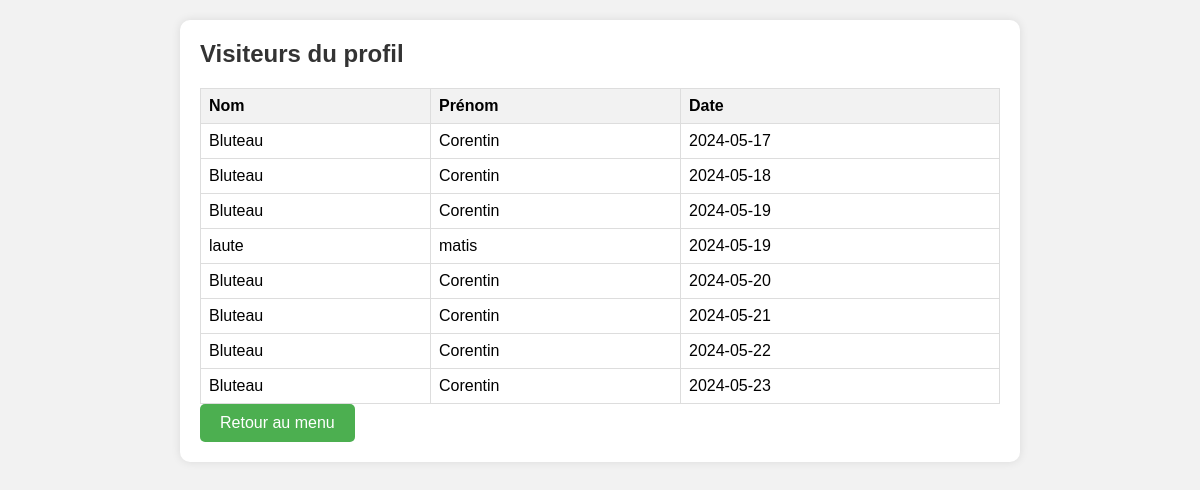
Page /consultation.php?user_id=3 on the committed database.
### tables this page shows
CREATE TABLE `consultation` (
  `id` varchar(255) NOT NULL,
  `consult` int(11) NOT NULL,
  `jour` date NOT NULL,
  `idvew` varchar(255) NOT NULL
);

CREATE TABLE `utilisateur` (
  `id` int(11) NOT NULL,
  `Nom` varchar(255) NOT NULL,
  `Prenom` varchar(255) NOT NULL,
  `age` int(11) NOT NULL,
  `mail` varchar(255) NOT NULL,
  `password` varchar(255) NOT NULL,
  `vua` int(2) NOT NULL DEFAULT 0,
  `des` text DEFAULT NULL,
  `acts` text DEFAULT NULL,
  `gif1` varchar(255) DEFAULT NULL,
  `gif2` varchar(255) DEFAULT NULL,
  `photo` varchar(255) DEFAULT NULL,
  `photo1` varchar(255) DEFAULT NULL,
  `photo2` varchar(255) DEFAULT NULL,
  `photo3` varchar(255) DEFAULT NULL,
  `photo4` varchar(255) DEFAULT NULL,
  `photo5` varchar(255) DEFAULT NULL,
  `photo6` varchar(255) DEFAULT NULL,
  `photo7` varchar(255) DEFAULT NULL,
  `langage` text DEFAULT NULL
);

### www/consultation.php (the view, shortened to what this page needs)
<?php
include 'include/database.php';
$user_id = $_GET['user_id'];
$query = $db->prepare("SELECT consultation.jour, utilisateur.Nom, utilisateur.Prenom FROM consultation INNER JOIN utilisateur ON consultation.id = utilisateur.id WHERE consultation.idvew = :user_id ORDER BY consultation.jour ASC");
$query->execute(array(':user_id' => $user_id));
$rows = $query->fetchAll(PDO::FETCH_ASSOC);
$visitors = array();
foreach ($rows as $row) {
    $visitors[] = array(
        'Nom' => $row['Nom'],
        'Prenom' => $row['Prenom'],
        'Date' => $row['jour']
    );
}
?>
<!DOCTYPE html>
<html lang="fr">
<head>
    <link rel="stylesheet" href="css/consultation.css">
</head>
<body>
    <div class="container">
        <h1>Visiteurs du profil</h1>
        <?php
        if ($visitors && count($visitors) > 0) {
            ?>
            <table>
                <thead>
                    <tr>
                        <th>Nom</th>
                        <th>Prénom</th>
                        <th>Date</th>
                    </tr>
                </thead>
                <tbody>
                    <?php foreach ($visitors as $visitor): ?>
                        <tr>
                            <td><?php echo $visitor['Nom']; ?></td>
                            <td><?php echo $visitor['Prenom']; ?></td>
                            <td><?php echo $visitor['Date']; ?></td>
                        </tr>
                    <?php endforeach; ?>
                </tbody>
            </table>
            <?php
        } else {
            echo "<p>Aucun visiteur n'a consulté votre profil aujourd'hui.</p>";
        }
        ?>
        <a href="menuabonne.php" class="back-button">Retour au menu</a>
    </div>
</body>
</html>

### www/css/consultation.css (style rules this page uses)
body { font-family: Arial, sans-serif; margin: 0; padding: 0; background-color: #f2f2f2; }
.container { max-width: 800px; margin: 20px auto; padding: 20px; background-color: #fff; border-radius: 10px; box-shadow: 0 0 10px rgba(0, 0, 0, 0.1); }
h1 { margin-top: 0; font-size: 24px; color: #333; }
table { width: 100%; border-collapse: collapse; margin-top: 20px; }
th, td { border: 1px solid #ddd; padding: 8px; text-align: left; }
th { background-color: #f2f2f2; }
.back-button { display: inline-block; padding: 10px 20px; background-color: #4CAF50; color: #fff; text-decoration: none; border-radius: 5px; transition: background-color 0.3s; }

### rows in the picture
consultation: utilisateur.Nom "Bluteau", utilisateur.Prenom "Corentin", jour "2024-05-17"
consultation: utilisateur.Nom "Bluteau", utilisateur.Prenom "Corentin", jour "2024-05-18"
consultation: utilisateur.Nom "Bluteau", utilisateur.Prenom "Corentin", jour "2024-05-19"
consultation: utilisateur.Nom "laute", utilisateur.Prenom "matis", jour "2024-05-19"
consultation: utilisateur.Nom "Bluteau", utilisateur.Prenom "Corentin", jour "2024-05-20"
consultation: utilisateur.Nom "Bluteau", utilisateur.Prenom "Corentin", jour "2024-05-21"
consultation: utilisateur.Nom "Bluteau", utilisateur.Prenom "Corentin", jour "2024-05-22"
consultation: utilisateur.Nom "Bluteau", utilisateur.Prenom "Corentin", jour "2024-05-23"
